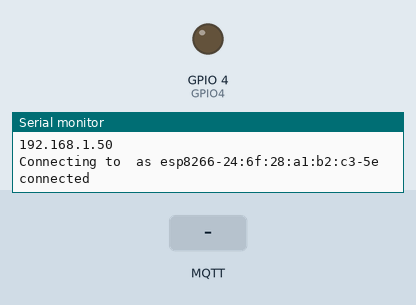
The sketch below on a simulated ESP8266 (NodeMCU). Parts: output pins drawn as LEDs (lit = HIGH), the last lines printed to the serial monitor. The inputs (shaded band) are chosen by the test bench. WiFi joins after 1.5 s; servers stay silent unless stated; no MQTT or app messages arrive unless stated.

Above: at 2.7 s.
2.8 s: MQTT message "1" arrives on the first subscribed topic
At 3.5 s:
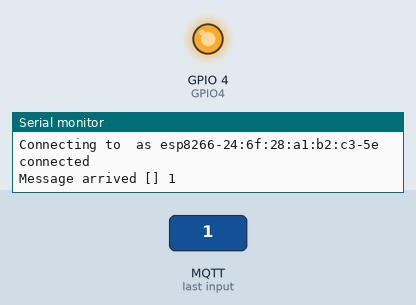
4.3 s: MQTT message "0" arrives on the first subscribed topic
At 4.6 s:
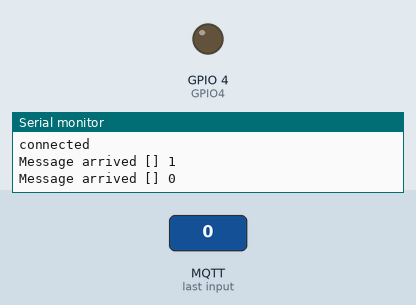
5.8 s: MQTT message "2" arrives on the first subscribed topic
At 7.0 s:
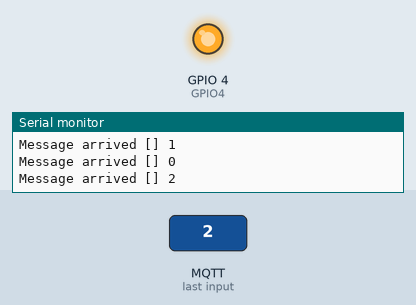
Timing chart, 0 to 8.8 s (numbered marks = the images above; inputs shaded):
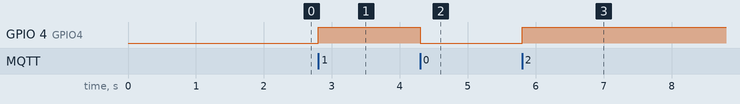

The sketch:

snic-esp_mqtt_client.ino
```cpp
#include <ESP8266WiFi.h>
#include <PubSubClient.h>

//Update the network values
const char* ssid = "";
const char* password = "";
const char* mqtt_server = "";
const char *topic = "";
const int GPIO4 = 04;

WiFiClient espClient;
PubSubClient client(espClient);


void callback(char* topic, byte* payload, unsigned int length) {
  Serial.print("Message arrived [");
  Serial.print(topic);
  Serial.print("] ");
  for (int i = 0; i < length; i++) {
    Serial.print((char)payload[i]);
  }
  Serial.println();

  // Switch on the LED if an 1 was received as first character
  if ((char)payload[0] == '0') {
    digitalWrite(GPIO4, LOW);   // Turn the LED on (Note that LOW is the voltage level
    // but actually the LED is on; this is because
    // it is acive low on the ESP-01)
  } else {
    digitalWrite(GPIO4, HIGH);  // Turn the LED off by making the voltage HIGH
  }
}

//Generate mac number to string
String macToStr(const uint8_t* mac)
{
  String result;
  for (int i = 0; i < 6; ++i) {
    result += String(mac[i], 16);
    if (i < 5)
      result += ':';
  }
  return result;
}

void setup_wifi() {

  delay(10);
  // We start by connecting to a WiFi network
  Serial.println();
  Serial.print("Connecting to ");
  Serial.println(ssid);

  WiFi.begin(ssid, password);

  while (WiFi.status() != WL_CONNECTED) {
    delay(500);
    Serial.print(".");
  }

  randomSeed(micros());

  Serial.println("");
  Serial.println("WiFi connected");
  Serial.println("IP address: ");
  Serial.println(WiFi.localIP());
}

void setup() {

  // Initialize the GPIO4 pin as an output
  pinMode(GPIO4, OUTPUT);

  Serial.begin(115200);

  delay(10);

  setup_wifi();

  client.setServer(mqtt_server, 1883);
  client.setCallback(callback);

}

void reconnect() {
// Generate client name based on MAC address and last 8 bits of microsecond counter
  String clientName;
  clientName += "esp8266-";
  uint8_t mac[6];
  WiFi.macAddress(mac);
  clientName += macToStr(mac);
  clientName += "-";
  clientName += String(micros() & 0xff, 16);

  // Loop until we're reconnected
  while (!client.connected()) {

  Serial.print("Connecting to ");
  Serial.print(mqtt_server);
  Serial.print(" as ");
  Serial.println(clientName);

    if (client.connect(clientName.c_str())) {
      Serial.println("connected");
      // Once connected, publish an announcement...
      client.publish(topic, "hello world");
      // ... and resubscribe
      client.subscribe(topic);
    } else {
      Serial.print("failed, rc=");
      Serial.print(client.state());
      Serial.println(" try again in 5 seconds");
      // Wait 5 seconds before retrying
      delay(5000);
    }
  }
}

void loop() {

  if (!client.connected()) {
    reconnect();
  }

  client.loop();

}
```

Measured:
- after the input at 2.8 s, GPIO 4 (GPIO4): LOW → HIGH at once
- after the input at 4.3 s, GPIO 4 (GPIO4): HIGH → LOW at once
- after the input at 5.8 s, GPIO 4 (GPIO4): LOW → HIGH at once
